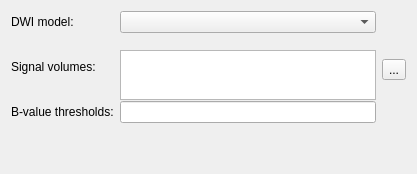
                 <widget class="QWidget" name="dwiTab">
                  <attribute name="title">
                   <string>DWI modelling</string>
                  </attribute>
                  <layout class="QGridLayout" name="gridLayout_15">
                   <item row="3" column="0">
                    <widget class="QLabel" name="label_47">
                     <property name="text">
                      <string>B-value thresholds:</string>
                     </property>
                    </widget>
                   </item>
                   <item row="3" column="1">
                    <widget class="QLineEdit" name="bThresholdsLineEdit"/>
                   </item>
                   <item row="1" column="0" rowspan="2">
                    <widget class="QLabel" name="label_46">
                     <property name="text">
                      <string>Signal volumes:</string>
                     </property>
                    </widget>
                   </item>
                   <item row="2" column="1">
                    <widget class="QTextEdit" name="dwiInputTextEdit">
                     <property name="minimumSize">
                      <size>
                       <width>0</width>
                       <height>50</height>
                      </size>
                     </property>
                     <property name="maximumSize">
                      <size>
                       <width>16777215</width>
                       <height>40</height>
                      </size>
                     </property>
                    </widget>
                   </item>
                   <item row="2" column="2">
                    <widget class="QToolButton" name="dwiInputSelect">
                     <property name="text">
                      <string>...</string>
                     </property>
                    </widget>
                   </item>
                   <item row="0" column="0">
                    <widget class="QLabel" name="label_48">
                     <property name="text">
                      <string>DWI model:</string>
                     </property>
                    </widget>
                   </item>
                   <item row="0" column="1">
                    <widget class="QComboBox" name="dwiModelComboBox"/>
                   </item>
                   <item row="4" column="1">
                    <spacer name="verticalSpacer_11">
                     <property name="orientation">
                      <enum>Qt::Vertical</enum>
                     </property>
                     <property name="sizeHint" stdset="0">
                      <size>
                       <width>20</width>
                       <height>40</height>
                      </size>
                     </property>
                    </spacer>
                   </item>
                  </layout>
                 </widget>
